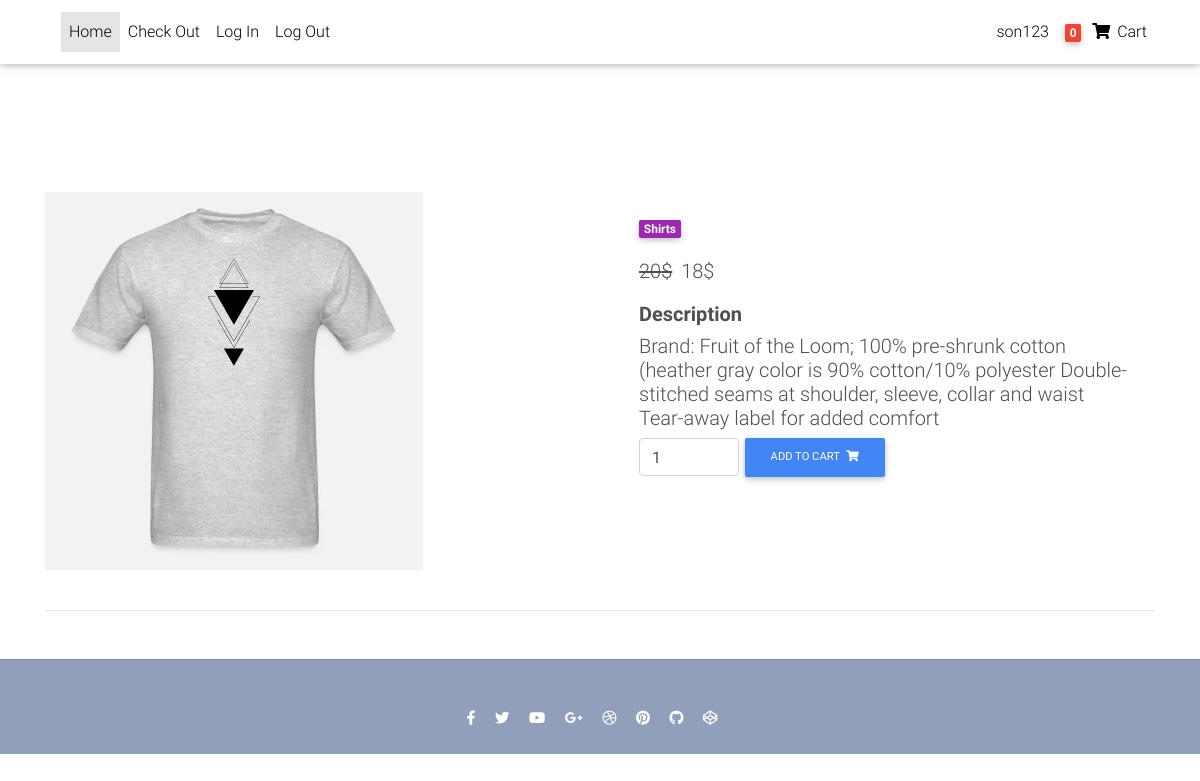
The page /detailProduct/1/ (signed in) on the database its author committed.
### user/models.py (models this page shows)
class CustomerUser(AbstractUser):
    phone_number = models.CharField(default='',max_length=15)
    address = models.CharField(default='',max_length=255)

### product/models.py (models this page shows, shortened)
class Variation(models.Model):
    product = models.ForeignKey(Product, on_delete=models.CASCADE)
    title = models.CharField(default='', max_length=255)
    price = models.IntegerField(default=0)
    sale_price = models.IntegerField(default=0)
    active = models.BooleanField(default=True)
    inventory = models.IntegerField(default=0)

class Product(models.Model):
    title = models.CharField(default='', max_length=255)
    description = models.TextField(default='')
    category = models.ForeignKey(Category, on_delete=models.CASCADE)
    price = models.IntegerField(default=0)
    active = models.BooleanField(default=True)
    product_img = models.ImageField(upload_to='media/', null=True, blank=True)

class Category(models.Model):
    title = models.CharField(default='', max_length=255)
    slug = models.SlugField(null=True, unique=True, blank=True)
    description = models.TextField(default='')
    active = models.BooleanField(default=True)

### product/views.py (the view)
# urls.py: path('detailProduct/<int:id>/', ProductView.as_view(), name='detailProduct'),
class ProductView(LoginRequiredMixin, View):
    login_url = 'CustomerUser:login'
    def get(self, request, id):
        variation = Variation.objects.get(product__pk=id)
        cart = Cart.objects.get(user=request.user)
        cart_item = CartItem.objects.filter(cart=cart)
        count = 0
        if cart_item.exists():
            for item in cart_item:
                count = count + item.quantity
        return render(request, 'detailProduct.html', {'item': variation, 'cart': cart, 'numberInCart': count})

### templates/detailProduct.html (shortened to what this page needs)
{% load static %}
<!DOCTYPE html>
<html lang="en">
<head>
  <link rel="stylesheet" href="https://use.fontawesome.com/releases/v5.11.2/css/all.css">
  <link href="{% static 'css/bootstrap.min.css' %}" rel="stylesheet">
  <link href="{% static 'css/mdb.min.css' %}" rel="stylesheet">
  <link href="{% static 'css/style.min.css' %}" rel="stylesheet">
</head>
<body>
<div class="mt-5 pt-4">
</div>
  <nav class="navbar fixed-top navbar-expand-lg navbar-light white scrolling-navbar">
    <div class="container">
      <div class="collapse navbar-collapse" id="navbarSupportedContent">
        <ul class="navbar-nav mr-auto">
          <li class="nav-item active">
            <a class="nav-link waves-effect" href="{% url 'core:homepage' %}">Home
            </a>
          </li>
          <li class="nav-item">
            <a class="nav-link waves-effect" href="{% url 'core:checkout' %}">Check Out</a>
          </li>
          <li class="nav-item">
            <a class="nav-link waves-effect" href="{% url 'CustomerUser:login' %}">Log In</a>
          </li>
          <li class="nav-item">
            <a class="nav-link waves-effect" href="{% url 'CustomerUser:logout' %}">Log Out</a>
          </li>
        </ul>
        <ul class="navbar-nav nav-flex-icons">
          <li class="nav-item">
            <a class="nav-link waves-effect" href="{% url 'core:checkout' %}">
              <span class="clearfix d-none d-sm-inline-block"> {{ request.user.username }}  </span>
            </a>
          </li>
          <li class="nav-item">
            <a class="nav-link waves-effect" href="{% url 'core:checkout' %}">
              <span class="badge red z-depth-1 mr-1"> {{ numberInCart }} </span>
              <i class="fas fa-shopping-cart"></i>
              <span class="clearfix d-none d-sm-inline-block"> Cart </span>
            </a>
          </li>
        </ul>
      </div>
    </div>
  </nav>
  <main class="mt-5 pt-4">
    <div class="container dark-grey-text mt-5">
      <div class="row wow fadeIn">
        <div class="col-md-6 mb-4">
          <img src="{{item.product.product_img.url}}" class="img-fluid" alt="">
        </div>
        <div class="col-md-6 mb-4">
          <div class="p-4">
            <div class="mb-3">
              <a href="">
                <span class="badge purple mr-1">{{ item.product.category.title }}</span>
              </a>
            </div>
            <p class="lead">
              <span class="mr-1">
                {% if item.sale_price %}
                <del>{{item.price}}$</del>
              </span>
              <span>{{ item.sale_price }}$</span>
              {% else %}
               <span>{{item.price}}$ </span>
              {% endif %}
            </p>
            <h4 class="lead font-weight-bold">Description</h4>
            <h5> {{ item.product.description }} </h5>
              <form action="/addToCart/{{ item.product.pk }} {{ cart.pk }}/" class="d-flex justify-content-left" method="post">
                  <input type="number" name="quantity" value="1" min="1" aria-label="Search" class="form-control" style="width: 100px">
                  <button class="btn btn-primary btn-md my-0 p" type="submit">Add to cart
                    <i class="fas fa-shopping-cart ml-1"></i>
                  </button>
              </form>
          </div>
        </div>
      </div>
      <hr>
    </div>
  </main>
  <footer class="page-footer text-center font-small mt-5 wow fadeIn">
    <hr class="my-5">
    <div class="pb-4">
      <a href="https://www.facebook.com/mdbootstrap" target="_blank">
        <i class="fab fa-facebook-f mr-3"></i>
      </a>
      <a href="https://twitter.com/MDBootstrap" target="_blank">
        <i class="fab fa-twitter mr-3"></i>
      </a>
      <a href="https://www.youtube.com/watch?v=7MUISDJ5ZZ4" target="_blank">
        <i class="fab fa-youtube mr-3"></i>
      </a>
      <a href="https://plus.google.com/u/0/b/107863090883699620484" target="_blank">
        <i class="fab fa-google-plus-g mr-3"></i>
      </a>
      <a href="https://dribbble.com/mdbootstrap" target="_blank">
        <i class="fab fa-dribbble mr-3"></i>
      </a>
      <a href="https://pinterest.com/mdbootstrap" target="_blank">
        <i class="fab fa-pinterest mr-3"></i>
      </a>
      <a href="https://github.com/mdbootstrap/bootstrap-material-design" target="_blank">
        <i class="fab fa-github mr-3"></i>
      </a>
      <a href="http://codepen.io/mdbootstrap/" target="_blank">
        <i class="fab fa-codepen mr-3"></i>
      </a>
    </div>
  </footer>
</body>
</html>

### rows shown on the page
CustomerUser: user.username "son123"
Variation: product.product_img (picture), product.category "Shirts", price "20", sale_price "18", product.description "Brand: Fruit of the Loom; 100% pre-shrunk cotton (heather gray color is 90% cotton/10% polyester Double-stitched seams at shoulder, sleeve, collar and waist Tear-away label for added comfort"

### other values the page prints
{{ numberInCart }} "0"
